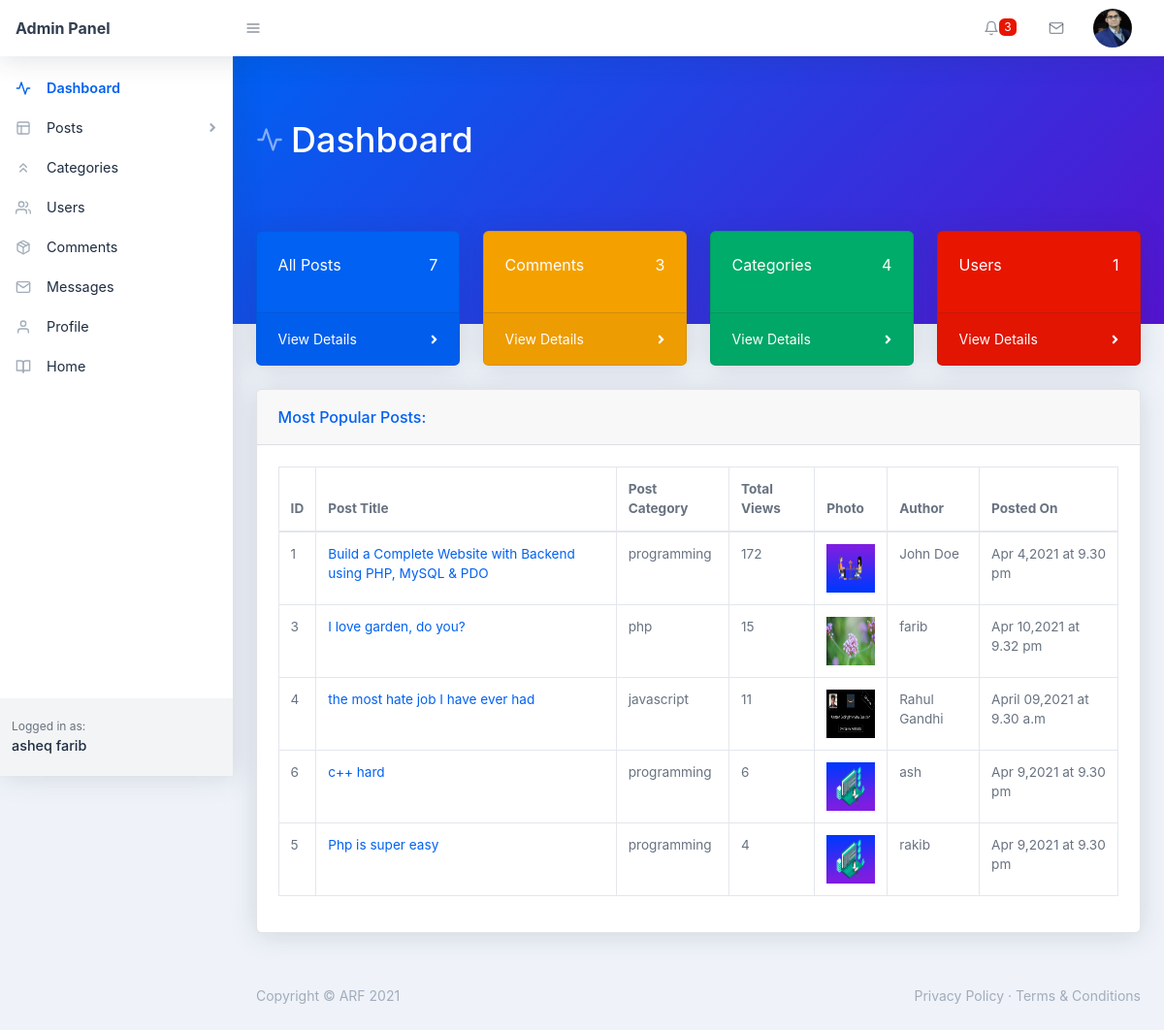
The page /backend/index.php (signed in) on the database as committed earlier.
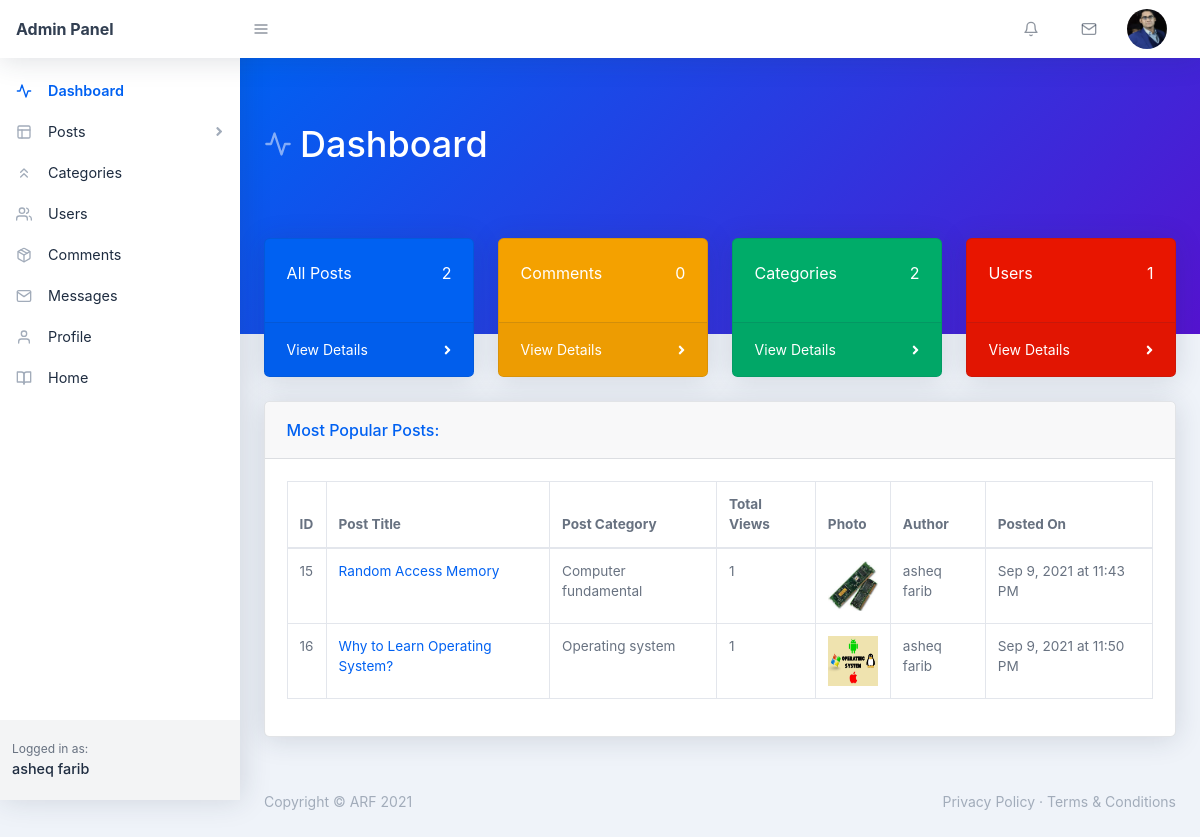
The same page on the database as committed later.
### tables this page shows
CREATE TABLE `posts` (
  `post_id` int(11) NOT NULL,
  `post_title` varchar(255) NOT NULL,
  `post_detail` text NOT NULL,
  `post_category_id` int(11) NOT NULL,
  `post_image` text NOT NULL,
  `post_date` varchar(255) NOT NULL,
  `post_status` varchar(255) NOT NULL DEFAULT 'Published',
  `post_author` varchar(255) NOT NULL,
  `post_views` int(11) NOT NULL DEFAULT 0,
  `post_comment_count` int(11) NOT NULL DEFAULT 0,
  `post_tags` text NOT NULL,
  `author_photo` varchar(255) NOT NULL
);

CREATE TABLE `categories` (
  `category_id` int(11) NOT NULL,
  `category_name` varchar(255) NOT NULL,
  `category_total_posts` int(11) NOT NULL,
  `total_post_views` int(11) NOT NULL,
  `category_status` varchar(11) NOT NULL DEFAULT 'Published',
  `created_on` varchar(255) NOT NULL,
  `created_by` varchar(155) NOT NULL
);

### backend/index.php (the view, shortened to what the changed rows need)
<?php require_once('./includes/header.php'); ?>
    <body class="nav-fixed">
        <?php require_once('./includes/top-navbar.php'); ?>
        <div id="layoutSidenav">
            <div id="layoutSidenav_content">
                <main>
                    <div class="page-header pb-10 page-header-dark bg-gradient-primary-to-secondary">
                        <div class="container-fluid">
                            <div class="page-header-content">
                                <h1 class="page-header-title">
                                    <div class="page-header-icon"><i data-feather="activity"></i></div>
                                    <span>Dashboard</span>
                                </h1>
                            </div>
                        </div>
                    </div>
                    <div class="container-fluid mt-n10">
                    <div class="row">
                        <div class="col-xl-3 col-md-6">
                            <div class="card bg-primary text-white mb-4">
                                <div class="card-body d-flex align-items-center justify-content-between">
                                     <p>All Posts</p>
                                    <?php
                                        $sql = "SELECT * FROM posts WHERE post_status = :status";
                                        $stmt = $pdo->prepare($sql);
                                        $stmt->execute([':status' => 'Published']);
                                        $post_count = $stmt->rowCount();
                                    ?>
                                    <p><?php echo $post_count; ?></p>
                                </div>
                            </div>
                        </div>
                        <div class="col-xl-3 col-md-6">
                            <div class="card bg-warning text-white mb-4">
                                <div class="card-body d-flex align-items-center justify-content-between">
                                    <p>Comments</p>
                                    <?php
                                        $sql = "SELECT * FROM comments";
                                        $stmt = $pdo->prepare($sql);
                                        $stmt->execute();
                                        $comment_count = $stmt->rowCount();
                                    ?>
                                    <p><?php echo $comment_count; ?></p>
                                </div>
                            </div>
                        </div>
                        <div class="col-xl-3 col-md-6">
                            <div class="card bg-success text-white mb-4">
                                <div class="card-body d-flex align-items-center justify-content-between">
                                    <p>Categories</p>
                                    <?php
                                        $sql = "SELECT * FROM categories";
                                        $stmt = $pdo->prepare($sql);
                                        $stmt->execute();
                                        $category_count = $stmt->rowCount();
                                    ?>
                                    <p><?php echo $category_count; ?></p>
                                </div>
                            </div>
                        </div>
                    </div>
                        <div class="card mb-4">
                            <div class="card-body">
                                <div class="datatable table-responsive">
                                    <table class="table table-bordered table-hover" id="dataTable" width="100%" cellspacing="0">
                                        <thead>
                                            <tr>
                                                <th>ID</th>
                                                <th>Post Title</th>
                                                <th>Post Category</th>
                                                <th>Total Views</th>
                                                <th>Photo</th>
                                                <th>Author</th>
                                                <th>Posted On</th>
                                            </tr>
                                        </thead>
                                        <tbody>
                                         <?php
                                                $sql = "SELECT * FROM posts WHERE post_status = :status ORDER BY post_views DESC LIMIT 0, 5";
                                                $stmt = $pdo->prepare($sql);
                                                $stmt->execute([
                                                    ':status' => 'Published'
                                                ]);
                                                while($posts = $stmt->fetch(PDO::FETCH_ASSOC)) {
                                                    $post_id = $posts['post_id'];
                                                    $post_title = $posts['post_title'];
                                                    $post_views = $posts['post_views'];
                                                    $post_image = $posts['post_image'];
                                                    $post_date = $posts['post_date'];
                                                    $post_author = $posts['post_author'];
                                                    $post_category_id = $posts['post_category_id'];
                                                    $sql1 = "SELECT * FROM categories WHERE category_id = :id";
                                                    $stmt1 = $pdo->prepare($sql1);
                                                    $stmt1->execute([':id'=>$post_category_id]);
                                                    $category = $stmt1->fetch(PDO::FETCH_ASSOC);
                                                    $category_title = $category['category_name']; ?>
                                                        <tr>
                                                            <td><?php echo $post_id; ?></td>
                                                            <td>
                                                                <a href="../single.php?post_id=<?php echo $post_id; ?>" target="_blank">
                                                                    <?php echo $post_title; ?>
                                                                </a>
                                                            </td>
                                                            <td><?php echo $category_title; ?></td>
                                                            <td><?php echo $post_views; ?></td>
                                                            <td><img src="../img/<?php echo $post_image; ?>" height="50" width="50"></td>
                                                            <td><?php echo $post_author; ?></td>
                                                            <td><?php echo $post_date; ?></td>
                                                        </tr>
                                                <?php }
                                            ?>
                                        </tbody>
                                    </table>
                                </div>
                            </div>
                        </div>
                    </div>
                </main>
<?php require_once('./includes/footer.php'); ?>

### backend/includes/top-navbar.php (shortened to what the changed rows need)
<nav class="topnav navbar navbar-expand shadow navbar-light bg-white" id="sidenavAccordion">
    <ul class="navbar-nav align-items-center ml-auto">
        <?php
            $sql = "SELECT * FROM comments WHERE comment_state = :state";
            $stmt = $pdo->prepare($sql);
            $stmt->execute([
                ':state' => 0
            ]);
            $count_comment = $stmt->rowCount();
        ?>
        <li class="nav-item dropdown no-caret mr-3 dropdown-notifications">
            <a class="btn btn-icon btn-transparent-dark dropdown-toggle" id="navbarDropdownAlerts" href="comments.php" role="button" data-toggle="dropdown" aria-haspopup="true" aria-expanded="false">
                <i data-feather="bell"></i>
                <?php
                    if($count_comment != 0) { ?>
                        <span class="badge badge-red"><?php echo $count_comment; ?></span>
                   <?php }
                ?>
            </a>
        </li>
    </ul>
</nav>

Rows that differ between the two databases and show on the page:
removed posts: post_id "1", post_title "Build a Complete Website with Backend using PHP, MySQL & PDO", categories.category_name "programming", post_views "172", post_image (picture), post_author "John Doe", post_date "Apr 4,2021 at 9.30 pm"
removed posts: post_id "3", post_title "I love garden, do you?", categories.category_name "php", post_views "15", post_image (picture), post_author "farib", post_date "Apr 10,2021 at 9.32 pm"
removed posts: post_id "4", post_title "the most hate job I have ever had", categories.category_name "javascript", post_views "11", post_image (picture), post_author "Rahul Gandhi", post_date "April 09,2021 at 9.30 a.m"
removed posts: post_id "6", post_title "c++ hard", categories.category_name "programming", post_views "6", post_image (picture), post_author "ash", post_date "Apr 9,2021 at 9.30 pm"
removed posts: post_id "5", post_title "Php is super easy", categories.category_name "programming", post_views "4", post_image (picture), post_author "rakib", post_date "Apr 9,2021 at 9.30 pm"
added posts: post_id "15", post_title "Random Access Memory", categories.category_name "Computer fundamental", post_views "1", post_image (picture), post_author "asheq farib", post_date "Sep 9, 2021 at 11:43 PM"
added posts: post_id "16", post_title "Why to Learn Operating System?", categories.category_name "Operating system", post_views "1", post_image (picture), post_author "asheq farib", post_date "Sep 9, 2021 at 11:50 PM"
Other text that changed with them:
$post_count: "7" → "2"
$comment_count: "3" → "0"
$category_count: "4" → "2"
$count_comment: "3" → (not shown)
